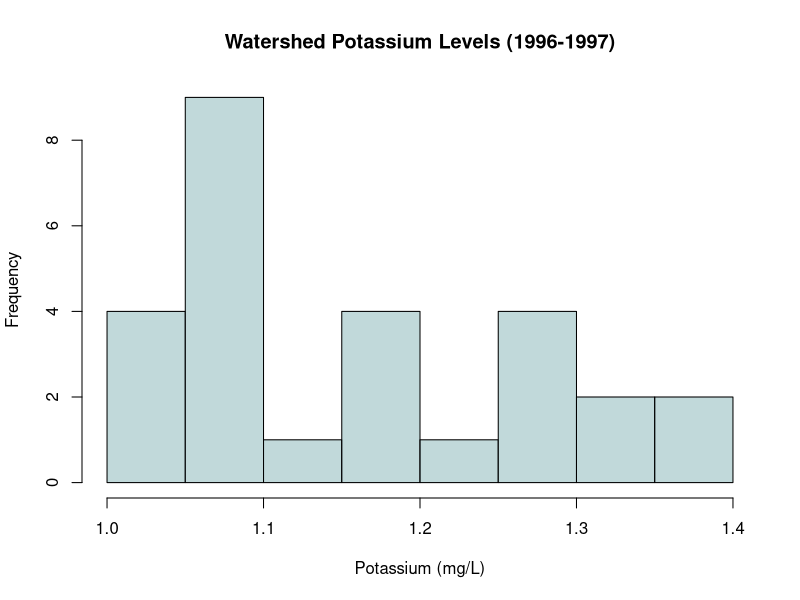
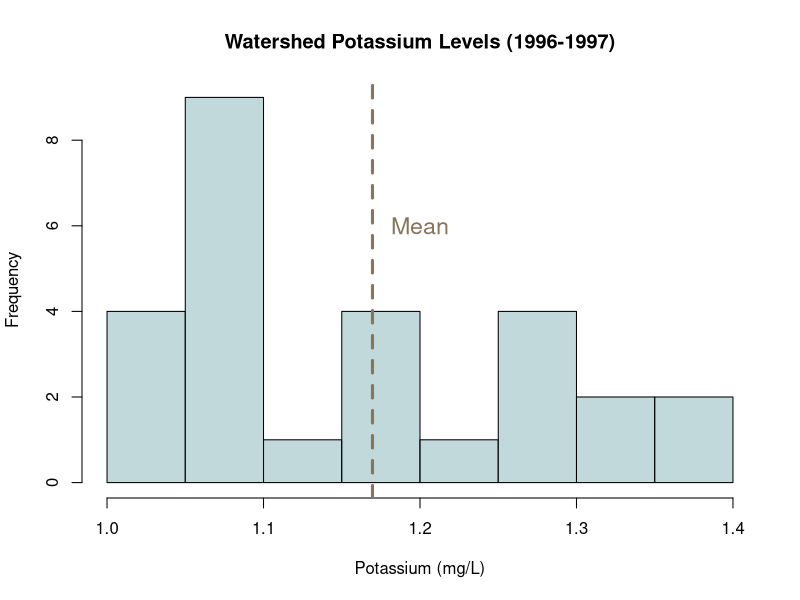
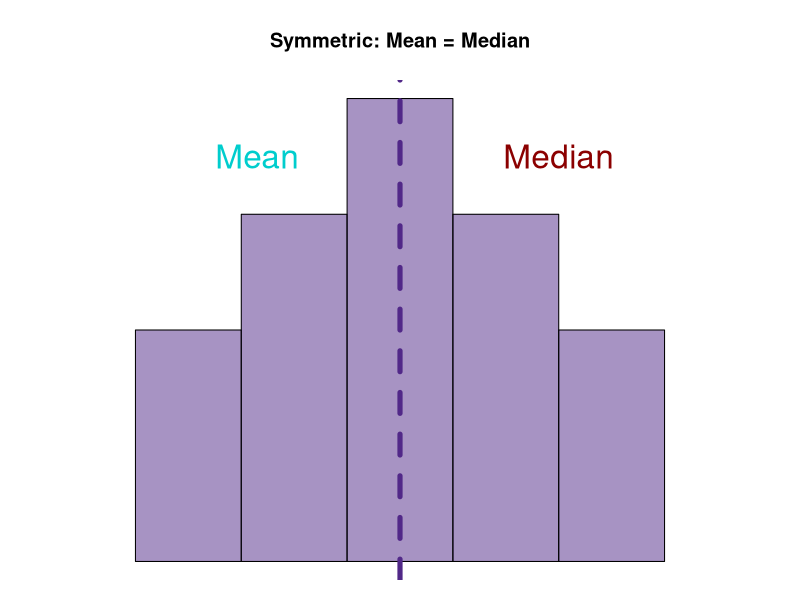
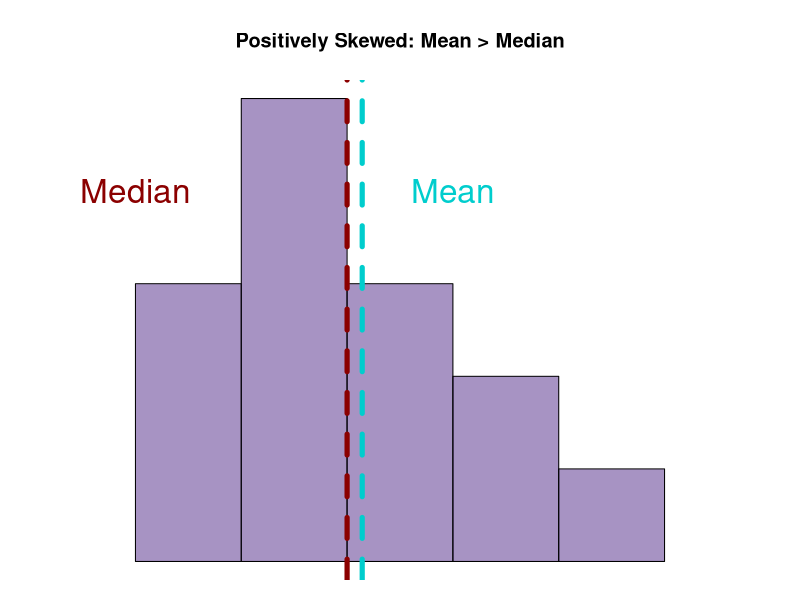
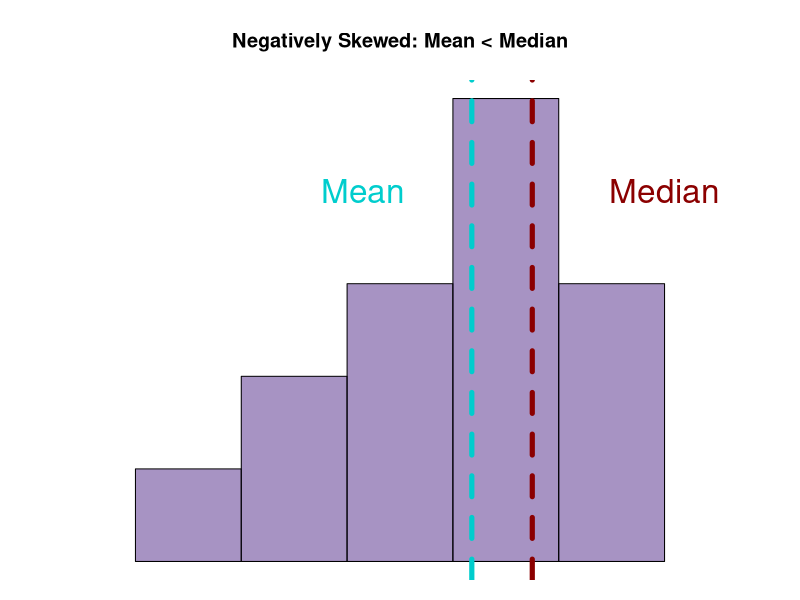
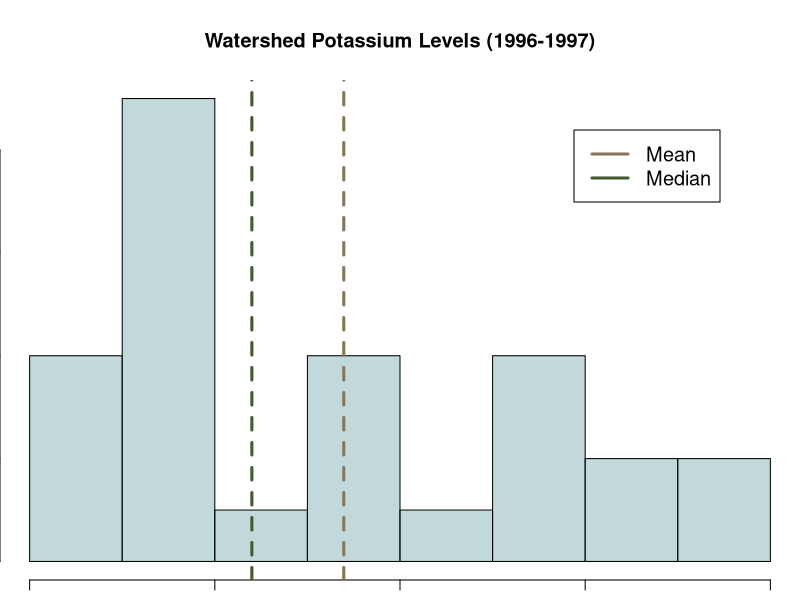
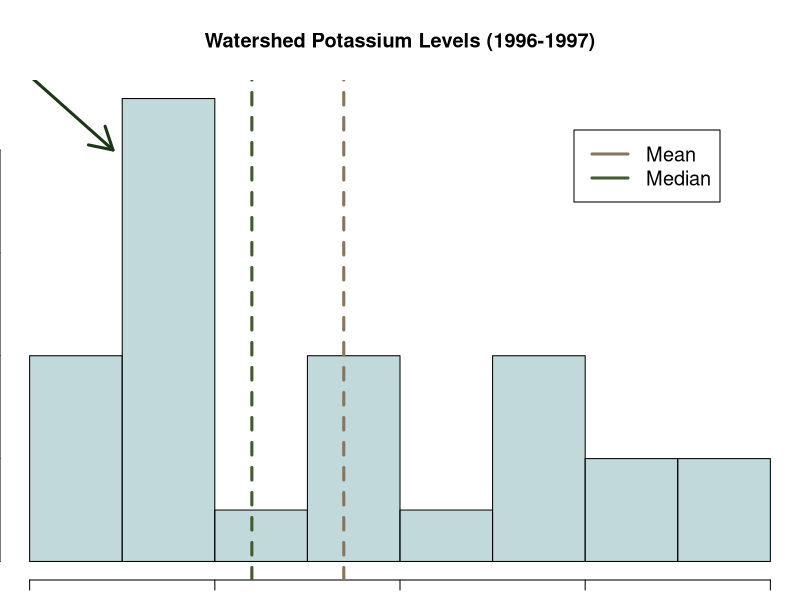
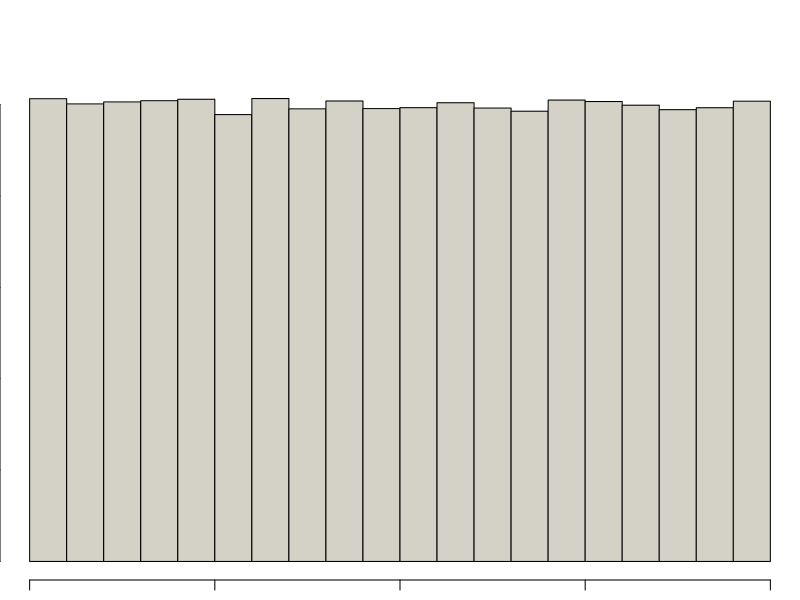

The R script that drew these images, in order:
## ---- chunk 1
water=read.csv("data/AGW011.csv")
water[water=="na"] <- NA
npk_water=water[,c(1:9,13,26)]
tmp_water=na.omit(npk_water)
tmp_water[tmp_water=="bdl"] <- 0
table(tmp_water$Location)
water_l1=subset(tmp_water,tmp_water$Location=="4-6Eis1")
water_l2=subset(tmp_water,tmp_water$Location=="4-6Eis2")
water_l3=subset(tmp_water,tmp_water$Location=="3-5Mor")
water_l4=subset(tmp_water,tmp_water$Location=="4-6 Mor")
water1=subset(water_l1,water_l1$Recyear>1995 & water_l1$RECTYPE<1998)
## ---- chunk 2
hist(as.numeric(water1$K1),col="#92BBBD90",xlab="Potassium (mg/L)",main="Watershed Potassium Levels (1996-1997)")
## ---- chunk 3
hist(as.numeric(water1$K1),col="#92BBBD90",xlab="Potassium (mg/L)",main="Watershed Potassium Levels (1996-1997)")
abline(v=mean(as.numeric(water1$K1)),col="#87755C",lwd=3,lty=2)
text(1.2,6,"Mean",col="#87755C",cex=1.4)
## ---- chunk 4
data=c(1,2,2.5,3,3,3.5,3.5,3.5,4,4.5,5,5,5.5,5.5)
par(mar=c(1,0,4,0))
hist(data,breaks=4,xlim=c(0,7),xaxt="n",yaxt="n",
     xlab="n",ylab="n",main="Symmetric: Mean = Median",col="#51288880")

abline(v=median(data),col="#512888",lwd=5,lty=2)
text(2.15,3.5,"Mean",cex=2,col="cyan3")
text(5,3.5,"Median",cex=2,col="red4")
## ---- chunk 5
data=c(1,1,2,2.5,2.5,2.5,3,3,3.5,3.5,4,5,5,5.5)
par(mar=c(1,0,4,0))
hist(data,breaks=4,xlim=c(0,7),xaxt="n",yaxt="n",
     xlab="n",ylab="n",main="Positively Skewed: Mean > Median",col="#51288880")
abline(v=mean(data),col="cyan3",lwd=5,lty=2)
abline(v=median(data),col="red4",lwd=5,lty=2)
text(4,4,"Mean",cex=2,col="cyan3")
text(1,4,"Median",cex=2,col="red4")
## ---- chunk 6
data=c(1,2.5,3,3.5,3.5,4,4.5,5,5,5,5,5.5,5.5,5.5)
par(mar=c(1,0,4,0))
hist(data,breaks=4,xlim=c(0,7),xaxt="n",yaxt="n",
     xlab="n",ylab="n",main="Negatively Skewed: Mean < Median",col="#51288880")
abline(v=mean(data),col="cyan3",lwd=5,lty=2)
abline(v=median(data),col="red4",lwd=5,lty=2)
text(3.15,4,"Mean",cex=2,col="cyan3")
text(6,4,"Median",cex=2,col="red4")
## ---- chunk 7
hist(as.numeric(water1$K1),col="#92BBBD90",xlab="Potassium (mg/L)",main="Watershed Potassium Levels (1996-1997)")
abline(v=mean(as.numeric(water1$K1)),col="#87755C",lwd=3,lty=2)
abline(v=median(as.numeric(water1$K1)),col="#445B30",lwd=3,lty=2)
legend("topright", 
  legend = c("Mean", "Median"), 
  col = c("#87755C","#445B30"),
  lty=1,lwd=3,
  cex = 1.2, 
  text.col = "black", 
  horiz = F , 
  inset = c(0.1, 0.1))
## ---- chunk 8
hist(as.numeric(water1$K1),col="#92BBBD90",xlab="Potassium (mg/L)",main="Watershed Potassium Levels (1996-1997)")
abline(v=mean(as.numeric(water1$K1)),col="#87755C",lwd=3,lty=2)
abline(v=median(as.numeric(water1$K1)),col="#445B30",lwd=3,lty=2)
legend("topright", 
  legend = c("Mean", "Median"), 
  col = c("#87755C","#445B30"),
  lty=1,lwd=3,
  cex = 1.2, 
  text.col = "black", 
  horiz = F , 
  inset = c(0.1, 0.1))
arrows(0.92,12,1.045,8,lwd=3,col="#1E3618")
## ---- chunk 9
set.seed(73)
hist(runif(100000,1,5),xlab="",main="",col="#D4D2C6")
